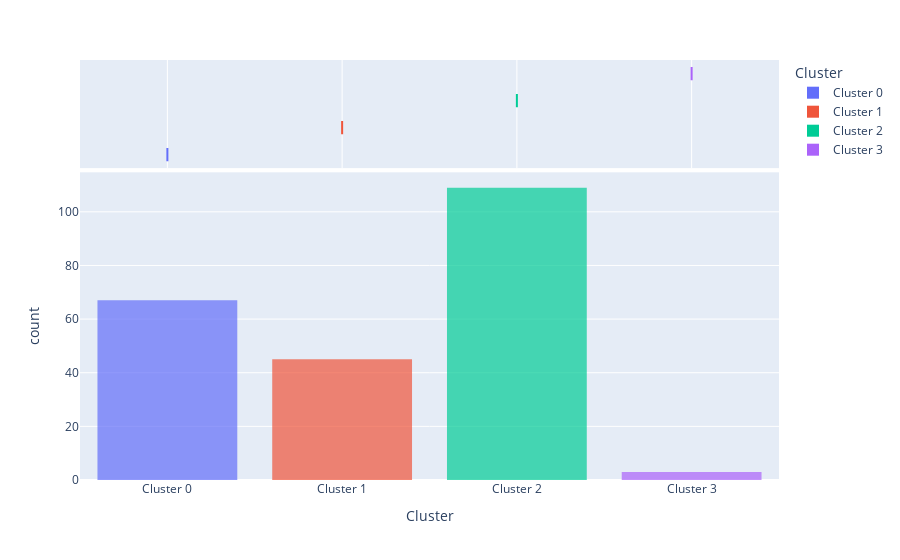

Here is the notebook cell this chart was saved with:
### Code cell
plot_model(kmeans, plot = 'distribution')

### Figure 1 — Plotly figure (JSON) as saved in the notebook; plotly's stock layout.template omitted (floating-point values rounded to 4 significant figures; data arrays with more than 128 entries replaced by an {"elided": "..."} marker saying what was removed)
{"data": [{"alignmentgroup": "True", "bingroup": "x", "hovertemplate": "Cluster=%{x}<br>count=%{y}<extra></extra>", "legendgroup": "Cluster 0", "marker": {"color": "#636efa", "opacity": 0.7}, "name": "Cluster 0", "offsetgroup": "Cluster 0", "orientation": "v", "showlegend": true, "type": "histogram", "x": ["Cluster 0", "Cluster 0", "Cluster 0", "Cluster 0", "Cluster 0", "Cluster 0", "Cluster 0", "Cluster 0", "Cluster 0", "Cluster 0", "Cluster 0", "Cluster 0", "Cluster 0", "Cluster 0", "Cluster 0", "Cluster 0", "Cluster 0", "Cluster 0", "Cluster 0", "Cluster 0", "Cluster 0", "Cluster 0", "Cluster 0", "Cluster 0", "Cluster 0", "Cluster 0", "Cluster 0", "Cluster 0", "Cluster 0", "Cluster 0", "Cluster 0", "Cluster 0", "Cluster 0", "Cluster 0", "Cluster 0", "Cluster 0", "Cluster 0", "Cluster 0", "Cluster 0", "Cluster 0", "Cluster 0", "Cluster 0", "Cluster 0", "Cluster 0", "Cluster 0", "Cluster 0", "Cluster 0", "Cluster 0", "Cluster 0", "Cluster 0", "Cluster 0", "Cluster 0", "Cluster 0", "Cluster 0", "Cluster 0", "Cluster 0", "Cluster 0", "Cluster 0", "Cluster 0", "Cluster 0", "Cluster 0", "Cluster 0", "Cluster 0", "Cluster 0", "Cluster 0", "Cluster 0", "Cluster 0"], "xaxis": "x", "yaxis": "y"}, {"alignmentgroup": "True", "customdata": {"elided": "67x22 mixed values"}, "hovertemplate": "Cluster=%{customdata[21]}<br>Country Name=%{customdata[0]}<br>1995=%{customdata[1]}<br>1996=%{customdata[2]}<br>1997=%{customdata[3]}<br>1998=%{customdata[4]}<br>1999=%{customdata[5]}<br>2000=%{customdata[6]}<br>2001=%{customdata[7]}<br>2002=%{customdata[8]}<br>2003=%{customdata[9]}<br>2004=%{customdata[10]}<br>2005=%{customdata[11]}<br>2006=%{customdata[12]}<br>2007=%{customdata[13]}<br>2008=%{customdata[14]}<br>2009=%{customdata[15]}<br>2010=%{customdata[16]}<br>2011=%{customdata[17]}<br>2012=%{customdata[18]}<br>2013=%{customdata[19]}<br>2014=%{customdata[20]}<extra></extra>", "legendgroup": "Cluster 0", "marker": {"color": "#636efa"}, "name": "Cluster 0", "notched": true, "offsetgroup": "Cluster 0", "showlegend": false, "type": "box", "x": ["Cluster 0", "Cluster 0", "Cluster 0", "Cluster 0", "Cluster 0", "Cluster 0", "Cluster 0", "Cluster 0", "Cluster 0", "Cluster 0", "Cluster 0", "Cluster 0", "Cluster 0", "Cluster 0", "Cluster 0", "Cluster 0", "Cluster 0", "Cluster 0", "Cluster 0", "Cluster 0", "Cluster 0", "Cluster 0", "Cluster 0", "Cluster 0", "Cluster 0", "Cluster 0", "Cluster 0", "Cluster 0", "Cluster 0", "Cluster 0", "Cluster 0", "Cluster 0", "Cluster 0", "Cluster 0", "Cluster 0", "Cluster 0", "Cluster 0", "Cluster 0", "Cluster 0", "Cluster 0", "Cluster 0", "Cluster 0", "Cluster 0", "Cluster 0", "Cluster 0", "Cluster 0", "Cluster 0", "Cluster 0", "Cluster 0", "Cluster 0", "Cluster 0", "Cluster 0", "Cluster 0", "Cluster 0", "Cluster 0", "Cluster 0", "Cluster 0", "Cluster 0", "Cluster 0", "Cluster 0", "Cluster 0", "Cluster 0", "Cluster 0", "Cluster 0", "Cluster 0", "Cluster 0", "Cluster 0"], "xaxis": "x2", "yaxis": "y2"}, {"alignmentgroup": "True", "bingroup": "x", "hovertemplate": "Cluster=%{x}<br>count=%{y}<extra></extra>", "legendgroup": "Cluster 1", "marker": {"color": "#EF553B", "opacity": 0.7}, "name": "Cluster 1", "offsetgroup": "Cluster 1", "orientation": "v", "showlegend": true, "type": "histogram", "x": ["Cluster 1", "Cluster 1", "Cluster 1", "Cluster 1", "Cluster 1", "Cluster 1", "Cluster 1", "Cluster 1", "Cluster 1", "Cluster 1", "Cluster 1", "Cluster 1", "Cluster 1", "Cluster 1", "Cluster 1", "Cluster 1", "Cluster 1", "Cluster 1", "Cluster 1", "Cluster 1", "Cluster 1", "Cluster 1", "Cluster 1", "Cluster 1", "Cluster 1", "Cluster 1", "Cluster 1", "Cluster 1", "Cluster 1", "Cluster 1", "Cluster 1", "Cluster 1", "Cluster 1", "Cluster 1", "Cluster 1", "Cluster 1", "Cluster 1", "Cluster 1", "Cluster 1", "Cluster 1", "Cluster 1", "Cluster 1", "Cluster 1", "Cluster 1", "Cluster 1"], "xaxis": "x", "yaxis": "y"}, {"alignmentgroup": "True", "customdata": {"elided": "45x22 mixed values"}, "hovertemplate": "Cluster=%{customdata[21]}<br>Country Name=%{customdata[0]}<br>1995=%{customdata[1]}<br>1996=%{customdata[2]}<br>1997=%{customdata[3]}<br>1998=%{customdata[4]}<br>1999=%{customdata[5]}<br>2000=%{customdata[6]}<br>2001=%{customdata[7]}<br>2002=%{customdata[8]}<br>2003=%{customdata[9]}<br>2004=%{customdata[10]}<br>2005=%{customdata[11]}<br>2006=%{customdata[12]}<br>2007=%{customdata[13]}<br>2008=%{customdata[14]}<br>2009=%{customdata[15]}<br>2010=%{customdata[16]}<br>2011=%{customdata[17]}<br>2012=%{customdata[18]}<br>2013=%{customdata[19]}<br>2014=%{customdata[20]}<extra></extra>", "legendgroup": "Cluster 1", "marker": {"color": "#EF553B"}, "name": "Cluster 1", "notched": true, "offsetgroup": "Cluster 1", "showlegend": false, "type": "box", "x": ["Cluster 1", "Cluster 1", "Cluster 1", "Cluster 1", "Cluster 1", "Cluster 1", "Cluster 1", "Cluster 1", "Cluster 1", "Cluster 1", "Cluster 1", "Cluster 1", "Cluster 1", "Cluster 1", "Cluster 1", "Cluster 1", "Cluster 1", "Cluster 1", "Cluster 1", "Cluster 1", "Cluster 1", "Cluster 1", "Cluster 1", "Cluster 1", "Cluster 1", "Cluster 1", "Cluster 1", "Cluster 1", "Cluster 1", "Cluster 1", "Cluster 1", "Cluster 1", "Cluster 1", "Cluster 1", "Cluster 1", "Cluster 1", "Cluster 1", "Cluster 1", "Cluster 1", "Cluster 1", "Cluster 1", "Cluster 1", "Cluster 1", "Cluster 1", "Cluster 1"], "xaxis": "x2", "yaxis": "y2"}, {"alignmentgroup": "True", "bingroup": "x", "hovertemplate": "Cluster=%{x}<br>count=%{y}<extra></extra>", "legendgroup": "Cluster 2", "marker": {"color": "#00cc96", "opacity": 0.7}, "name": "Cluster 2", "offsetgroup": "Cluster 2", "orientation": "v", "showlegend": true, "type": "histogram", "x": ["Cluster 2", "Cluster 2", "Cluster 2", "Cluster 2", "Cluster 2", "Cluster 2", "Cluster 2", "Cluster 2", "Cluster 2", "Cluster 2", "Cluster 2", "Cluster 2", "Cluster 2", "Cluster 2", "Cluster 2", "Cluster 2", "Cluster 2", "Cluster 2", "Cluster 2", "Cluster 2", "Cluster 2", "Cluster 2", "Cluster 2", "Cluster 2", "Cluster 2", "Cluster 2", "Cluster 2", "Cluster 2", "Cluster 2", "Cluster 2", "Cluster 2", "Cluster 2", "Cluster 2", "Cluster 2", "Cluster 2", "Cluster 2", "Cluster 2", "Cluster 2", "Cluster 2", "Cluster 2", "Cluster 2", "Cluster 2", "Cluster 2", "Cluster 2", "Cluster 2", "Cluster 2", "Cluster 2", "Cluster 2", "Cluster 2", "Cluster 2", "Cluster 2", "Cluster 2", "Cluster 2", "Cluster 2", "Cluster 2", "Cluster 2", "Cluster 2", "Cluster 2", "Cluster 2", "Cluster 2", "Cluster 2", "Cluster 2", "Cluster 2", "Cluster 2", "Cluster 2", "Cluster 2", "Cluster 2", "Cluster 2", "Cluster 2", "Cluster 2", "Cluster 2", "Cluster 2", "Cluster 2", "Cluster 2", "Cluster 2", "Cluster 2", "Cluster 2", "Cluster 2", "Cluster 2", "Cluster 2", "Cluster 2", "Cluster 2", "Cluster 2", "Cluster 2", "Cluster 2", "Cluster 2", "Cluster 2", "Cluster 2", "Cluster 2", "Cluster 2", "Cluster 2", "Cluster 2", "Cluster 2", "Cluster 2", "Cluster 2", "Cluster 2", "Cluster 2", "Cluster 2", "Cluster 2", "Cluster 2", "Cluster 2", "Cluster 2", "Cluster 2", "Cluster 2", "Cluster 2", "Cluster 2", "Cluster 2", "Cluster 2", "Cluster 2"], "xaxis": "x", "yaxis": "y"}, {"alignmentgroup": "True", "customdata": {"elided": "109x22 mixed values"}, "hovertemplate": "Cluster=%{customdata[21]}<br>Country Name=%{customdata[0]}<br>1995=%{customdata[1]}<br>1996=%{customdata[2]}<br>1997=%{customdata[3]}<br>1998=%{customdata[4]}<br>1999=%{customdata[5]}<br>2000=%{customdata[6]}<br>2001=%{customdata[7]}<br>2002=%{customdata[8]}<br>2003=%{customdata[9]}<br>2004=%{customdata[10]}<br>2005=%{customdata[11]}<br>2006=%{customdata[12]}<br>2007=%{customdata[13]}<br>2008=%{customdata[14]}<br>2009=%{customdata[15]}<br>2010=%{customdata[16]}<br>2011=%{customdata[17]}<br>2012=%{customdata[18]}<br>2013=%{customdata[19]}<br>2014=%{customdata[20]}<extra></extra>", "legendgroup": "Cluster 2", "marker": {"color": "#00cc96"}, "name": "Cluster 2", "notched": true, "offsetgroup": "Cluster 2", "showlegend": false, "type": "box", "x": ["Cluster 2", "Cluster 2", "Cluster 2", "Cluster 2", "Cluster 2", "Cluster 2", "Cluster 2", "Cluster 2", "Cluster 2", "Cluster 2", "Cluster 2", "Cluster 2", "Cluster 2", "Cluster 2", "Cluster 2", "Cluster 2", "Cluster 2", "Cluster 2", "Cluster 2", "Cluster 2", "Cluster 2", "Cluster 2", "Cluster 2", "Cluster 2", "Cluster 2", "Cluster 2", "Cluster 2", "Cluster 2", "Cluster 2", "Cluster 2", "Cluster 2", "Cluster 2", "Cluster 2", "Cluster 2", "Cluster 2", "Cluster 2", "Cluster 2", "Cluster 2", "Cluster 2", "Cluster 2", "Cluster 2", "Cluster 2", "Cluster 2", "Cluster 2", "Cluster 2", "Cluster 2", "Cluster 2", "Cluster 2", "Cluster 2", "Cluster 2", "Cluster 2", "Cluster 2", "Cluster 2", "Cluster 2", "Cluster 2", "Cluster 2", "Cluster 2", "Cluster 2", "Cluster 2", "Cluster 2", "Cluster 2", "Cluster 2", "Cluster 2", "Cluster 2", "Cluster 2", "Cluster 2", "Cluster 2", "Cluster 2", "Cluster 2", "Cluster 2", "Cluster 2", "Cluster 2", "Cluster 2", "Cluster 2", "Cluster 2", "Cluster 2", "Cluster 2", "Cluster 2", "Cluster 2", "Cluster 2", "Cluster 2", "Cluster 2", "Cluster 2", "Cluster 2", "Cluster 2", "Cluster 2", "Cluster 2", "Cluster 2", "Cluster 2", "Cluster 2", "Cluster 2", "Cluster 2", "Cluster 2", "Cluster 2", "Cluster 2", "Cluster 2", "Cluster 2", "Cluster 2", "Cluster 2", "Cluster 2", "Cluster 2", "Cluster 2", "Cluster 2", "Cluster 2", "Cluster 2", "Cluster 2", "Cluster 2", "Cluster 2", "Cluster 2"], "xaxis": "x2", "yaxis": "y2"}, {"alignmentgroup": "True", "bingroup": "x", "hovertemplate": "Cluster=%{x}<br>count=%{y}<extra></extra>", "legendgroup": "Cluster 3", "marker": {"color": "#ab63fa", "opacity": 0.7}, "name": "Cluster 3", "offsetgroup": "Cluster 3", "orientation": "v", "showlegend": true, "type": "histogram", "x": ["Cluster 3", "Cluster 3", "Cluster 3"], "xaxis": "x", "yaxis": "y"}, {"alignmentgroup": "True", "customdata": [["Nauru", 12.33, 11.59, 11.83, 12.56, 12.34, 12.55, 13.31, 14.54, 13.45, 10.65, 11.62, 12.58, 18.1, 15.61, 8.728, 8.455, 7.111, 6.524, 4.192, 2.868, "Cluster 3"], ["Tuvalu", 7.96, 11.27, 8.088, 8.614, 9.222, 15.67, 17.27, 14.39, 21.65, 16.75, 18.23, 19.26, 16.86, 13.27, 12.69, 16.63, 16.84, 13.64, 16.48, 16.4, "Cluster 3"], ["Marshall Islands", 28.05, 16.68, 17.17, 15.65, 15.43, 19.24, 16.07, 14.84, 14.21, 15.09, 14.68, 17.06, 17.59, 16.48, 16.03, 14.4, 14.27, 13.91, 14.55, 14.45, "Cluster 3"]], "hovertemplate": "Cluster=%{customdata[21]}<br>Country Name=%{customdata[0]}<br>1995=%{customdata[1]}<br>1996=%{customdata[2]}<br>1997=%{customdata[3]}<br>1998=%{customdata[4]}<br>1999=%{customdata[5]}<br>2000=%{customdata[6]}<br>2001=%{customdata[7]}<br>2002=%{customdata[8]}<br>2003=%{customdata[9]}<br>2004=%{customdata[10]}<br>2005=%{customdata[11]}<br>2006=%{customdata[12]}<br>2007=%{customdata[13]}<br>2008=%{customdata[14]}<br>2009=%{customdata[15]}<br>2010=%{customdata[16]}<br>2011=%{customdata[17]}<br>2012=%{customdata[18]}<br>2013=%{customdata[19]}<br>2014=%{customdata[20]}<extra></extra>", "legendgroup": "Cluster 3", "marker": {"color": "#ab63fa"}, "name": "Cluster 3", "notched": true, "offsetgroup": "Cluster 3", "showlegend": false, "type": "box", "x": ["Cluster 3", "Cluster 3", "Cluster 3"], "xaxis": "x2", "yaxis": "y2"}], "layout": {"barmode": "relative", "legend": {"title": {"text": "Cluster"}, "tracegroupgap": 0}, "margin": {"t": 60}, "xaxis": {"anchor": "y", "categoryarray": ["Cluster 0", "Cluster 1", "Cluster 2", "Cluster 3"], "categoryorder": "array", "domain": [0, 1], "title": {"text": "Cluster"}}, "xaxis2": {"anchor": "y2", "domain": [0, 1], "matches": "x", "showgrid": true, "showticklabels": false}, "yaxis": {"anchor": "x", "domain": [0, 0.7326], "title": {"text": "count"}}, "yaxis2": {"anchor": "x2", "domain": [0.7426, 1], "matches": "y2", "showgrid": false, "showline": false, "showticklabels": false, "ticks": ""}}}
